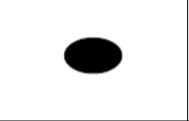
%> input picture oval.png, 189 x 121 px; the run also reads 1 picture not shown here
$ octave laba5.m   (GNU Octave 9; MATLAB toolbox functions it lacks are replaced by stand-ins)
%> lines starting %> are read from the running program, lines starting %| are printed output that depends on the picture
% 1
mat1 = imread('G:/1.png')
%2
noise = imnoise(mat1,'gaussian')
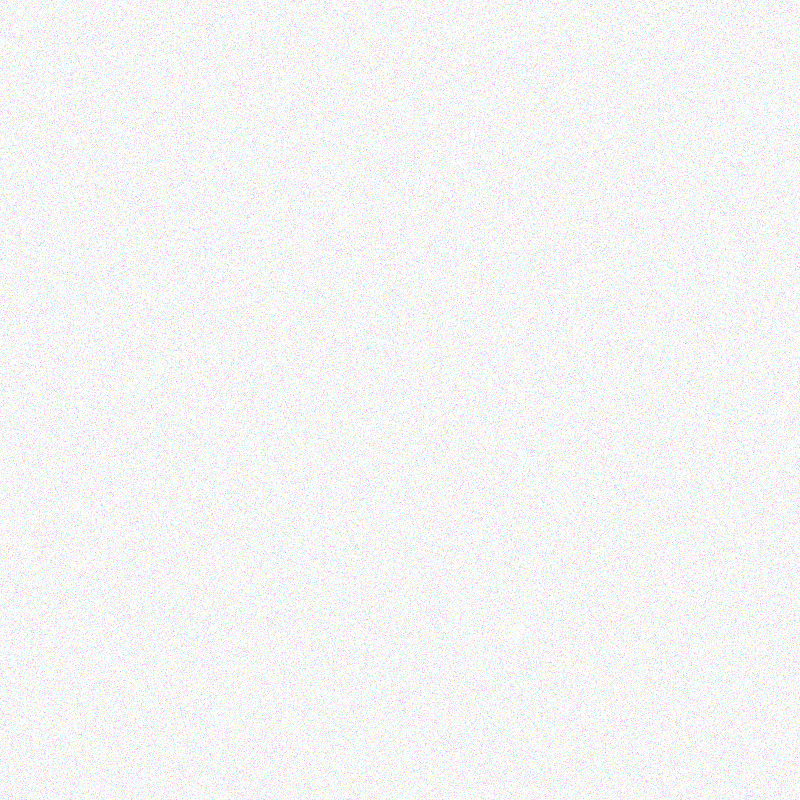
%> noise: size 800x800x3 uint8; mean R, G, B 244.8, 244.8, 244.8
%3
shum = figure('visible','off')
hist = histogram(noise)
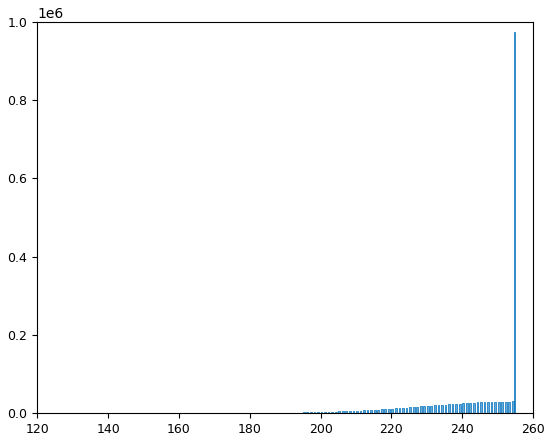
%> figure redrawn from the program's plot data; tallest bar 974154 high, from x = 254.5 to 255
saveas(hist, '3', 'png')
close(shum)
%4
oval = im2double(imread('G:/oval.png'))
%> oval: size 121x189x3 double; min 0, max 1, mean 0.918
%> (the run ends here)
